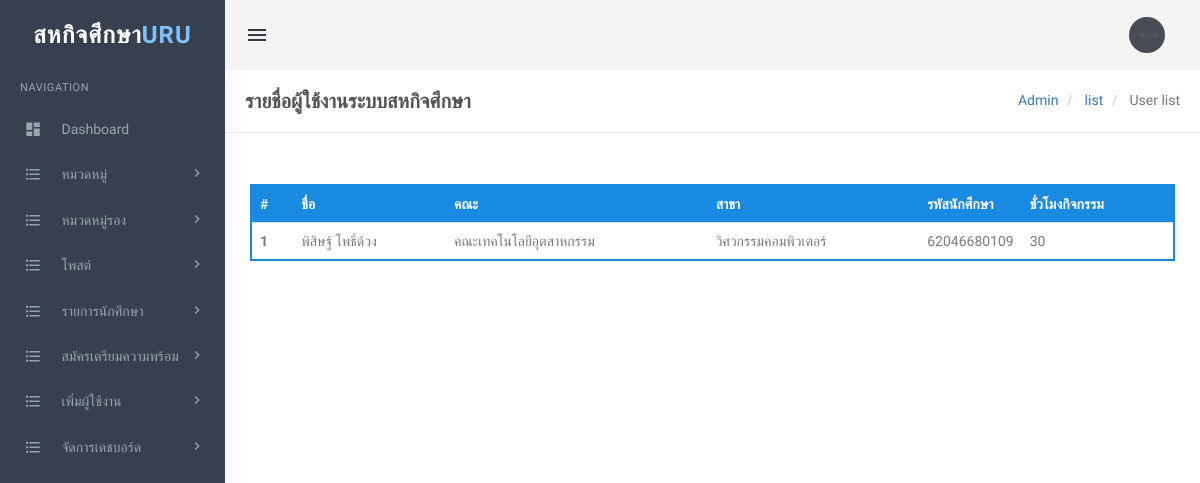
The page /admin/userprelist.php (signed in) on the database as committed earlier.
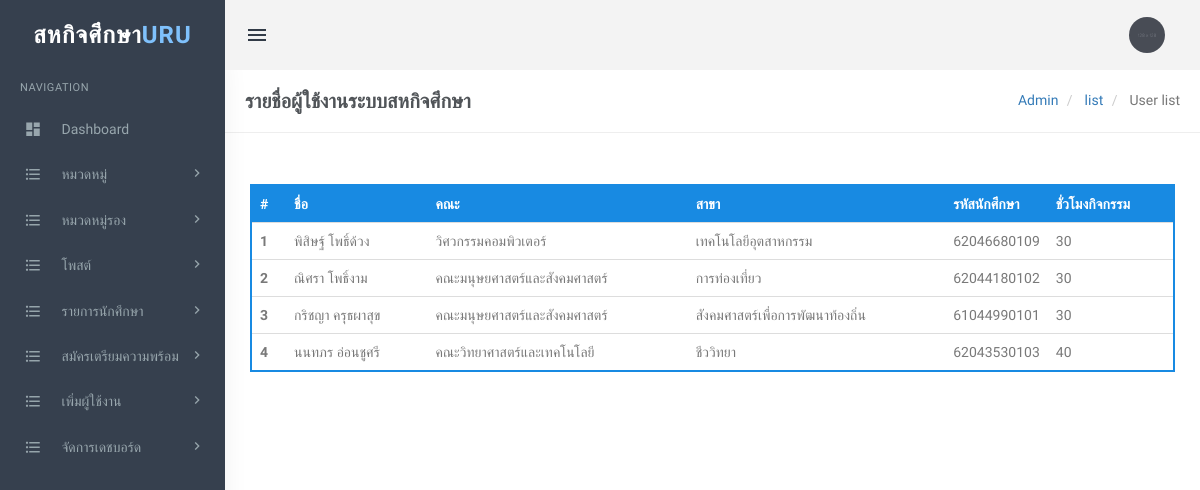
The same page on the database as committed later.
### tables this page shows
CREATE TABLE `users` (
  `id` int(20) NOT NULL,
  `nameprefix` varchar(20) NOT NULL,
  `fullname` varchar(255) NOT NULL,
  `fullnameeng` varchar(255) NOT NULL,
  `email` varchar(255) NOT NULL,
  `password` varchar(255) NOT NULL,
  `urole` varchar(20) NOT NULL,
  `faculty` varchar(100) NOT NULL,
  `branch` varchar(100) NOT NULL,
  `studentid` varchar(15) NOT NULL,
  `course` varchar(30) NOT NULL,
  `yearclass` int(4) NOT NULL,
  `teacher` varchar(100) NOT NULL,
  `hoursactivity` int(4) NOT NULL,
  `phone` varchar(11) NOT NULL,
  `housenumber` varchar(10) NOT NULL,
  `village` varchar(50) NOT NULL,
  `alley` varchar(50) NOT NULL,
  `road` varchar(50) NOT NULL,
  `subdistrict` varchar(100) NOT NULL,
  `district` varchar(100) NOT NULL,
  `province` varchar(100) NOT NULL,
  `postalcode` int(10) NOT NULL,
  `sector` varchar(20) NOT NULL,
  `gpa` varchar(10) NOT NULL,
  `gpax` varchar(10) NOT NULL,
  `preschoolyear` int(5) NOT NULL,
  `schoolyear` int(5) NOT NULL,
  `image` varchar(255) NOT NULL,
  `semester` int(3) NOT NULL
);

### admin/userprelist.php (the view, shortened to what this page needs)
<?php
include('includes/config.php');
if(strlen($_SESSION['login'])==0)
  {
header('location:index.php');
}
else{
?>
<!DOCTYPE html>
<html lang="en">
    <head>
        <link href="assets/css/bootstrap.min.css" rel="stylesheet" type="text/css" />
        <link href="assets/css/core.css" rel="stylesheet" type="text/css" />
        <link href="assets/css/components.css" rel="stylesheet" type="text/css" />
        <link href="assets/css/icons.css" rel="stylesheet" type="text/css" />
        <link href="assets/css/pages.css" rel="stylesheet" type="text/css" />
        <link href="assets/css/menu.css" rel="stylesheet" type="text/css" />
        <link href="assets/css/responsive.css" rel="stylesheet" type="text/css" />
		<link rel="stylesheet" href="../plugins/switchery/switchery.min.css">
    </head>
    <body class="fixed-left">
        <div id="wrapper">
<?php include('includes/topheader.php');?>
<?php include('includes/leftsidebar.php');?>
            <div class="content-page">
                <div class="content">
                    <div class="container">
                        <div class="row">
							<div class="col-xs-12">
								<div class="page-title-box">
                                    <h4 class="page-title">รายชื่อผู้ใช้งานระบบสหกิจศึกษา</h4>
                                    <ol class="breadcrumb p-0 m-0">
                                        <li>
                                            <a href="#">Admin</a>
                                        </li>
                                        <li>
                                            <a href="#">list</a>
                                        </li>
                                        <li class="active">
                                          User list
                                        </li>
                                    </ol>
                                    <div class="clearfix"></div>
                                </div>
							</div>
						</div>
<div class="row">
<div class="col-sm-6">
</div>
                                    <div class="row">
										<div class="col-md-12">
											<div class="demo-box m-t-20">
												<div class="table-responsive">
                                                <table class="table m-0 table-colored-bordered table-bordered-primary">
                                                        <thead>
                                                            <tr>
                                                                <th>#</th>
                                                                <th> ชื่อ</th>
                                                                <th>คณะ</th>
                                                                <th>สาขา</th>
                                                                <th width="100">รหัสนักศึกษา</th>
                                                                <th>ชั่วโมงกิจกรรม</th>
                                                            </tr>
                                                        </thead>
                                                        <tbody>
<?php
$query=mysqli_query($con,"Select * from  users  where hoursactivity>1");
$cnt=1;
while($row=mysqli_fetch_array($query))
{
?>
 <tr>
<th scope="row"><?php echo htmlentities($cnt);?></th>
<td><?php echo htmlentities($row['fullname']);?></td>
<td><?php echo htmlentities($row['faculty']);?></td>
<td><?php echo htmlentities($row['branch']);?></td>
<td><?php echo htmlentities($row['studentid']);?></td>
<td><?php echo htmlentities($row['hoursactivity']);?></td>
<?php
$cnt++;
 } ?>
</tbody>
                                                    </table>
                                                </div>
											</div>
										</div>
									</div>
<div class="row">
<div class="col-md-12">
<div class="demo-box m-t-20">
											</div>
										</div>
									</div>
                    </div>
                </div>
            </div>
        </div>
    </body>
</html>
<?php } ?>

Rows that differ between the two databases and show on the page:
changed users "พิสิษฐ์ โพธิ์ด้วง": faculty "คณะเทคโนโลยีอุตสาหกรรม" → "วิศวกรรมคอมพิวเตอร์"; branch "วิศวกรรมคอมพิวเตอร์" → "เทคโนโลยีอุตสาหกรรม"
now on this page (row edited): users: fullname "ณิศรา โพธิ์งาม", faculty "คณะมนุษยศาสตร์และสังคมศาสตร์", branch "การท่องเที่ยว", studentid "62044180102", hoursactivity "30"
added users: fullname "กริชญา ครุธผาสุข", faculty "คณะมนุษยศาสตร์และสังคมศาสตร์", branch "สังคมศาสตร์เพื่อการพัฒนาท้องถิ่น", studentid "61044990101", hoursactivity "30"
added users: fullname "นนทภร อ่อนชูศรี", faculty "คณะวิทยาศาสตร์และเทคโนโลยี", branch "ชีววิทยา", studentid "62043530103", hoursactivity "40"
